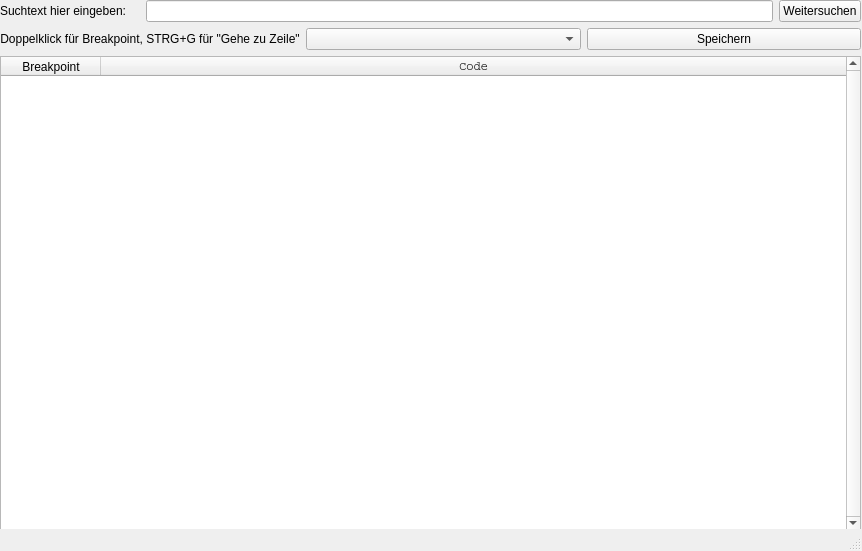
<?xml version="1.0" encoding="UTF-8"?>
<ui version="4.0">
 <class>MainWindow</class>
 <widget class="QMainWindow" name="MainWindow">
  <property name="geometry">
   <rect>
    <x>0</x>
    <y>0</y>
    <width>862</width>
    <height>551</height>
   </rect>
  </property>
  <property name="windowTitle">
   <string>Breakpoint Editor</string>
  </property>
  <property name="toolTipDuration">
   <number>-1</number>
  </property>
  <widget class="QWidget" name="centralwidget">
   <widget class="QWidget" name="gridLayoutWidget">
    <property name="geometry">
     <rect>
      <x>0</x>
      <y>0</y>
      <width>861</width>
      <height>531</height>
     </rect>
    </property>
    <layout class="QGridLayout" name="gridLayout">
     <item row="1" column="0">
      <layout class="QHBoxLayout" name="horizontalLayout">
       <item>
        <widget class="QLabel" name="srcChoice">
         <property name="sizePolicy">
          <sizepolicy hsizetype="Minimum" vsizetype="Preferred">
           <horstretch>0</horstretch>
           <verstretch>0</verstretch>
          </sizepolicy>
         </property>
         <property name="text">
          <string>Doppelklick für Breakpoint, STRG+G für &quot;Gehe zu Zeile&quot;</string>
         </property>
         <property name="alignment">
          <set>Qt::AlignCenter</set>
         </property>
        </widget>
       </item>
       <item>
        <widget class="QComboBox" name="srcCombo"/>
       </item>
       <item>
        <widget class="QPushButton" name="saveButton">
         <property name="text">
          <string>Speichern</string>
         </property>
        </widget>
       </item>
      </layout>
     </item>
     <item row="4" column="0">
      <widget class="QTableWidget" name="tableWidget">
       <property name="lineWidth">
        <number>1</number>
       </property>
       <property name="verticalScrollBarPolicy">
        <enum>Qt::ScrollBarAlwaysOn</enum>
       </property>
       <property name="showGrid">
        <bool>false</bool>
       </property>
       <property name="wordWrap">
        <bool>false</bool>
       </property>
       <property name="cornerButtonEnabled">
        <bool>false</bool>
       </property>
       <property name="columnCount">
        <number>2</number>
       </property>
       <attribute name="horizontalHeaderStretchLastSection">
        <bool>true</bool>
       </attribute>
       <column>
        <property name="text">
         <string>Breakpoint</string>
        </property>
       </column>
       <column>
        <property name="text">
         <string>Code</string>
        </property>
        <property name="font">
         <font>
          <family>Courier</family>
          <italic>false</italic>
         </font>
        </property>
       </column>
      </widget>
     </item>
     <item row="0" column="0">
      <layout class="QVBoxLayout" name="verticalLayout">
       <property name="sizeConstraint">
        <enum>QLayout::SetMinimumSize</enum>
       </property>
       <item>
        <layout class="QHBoxLayout" name="horizontalLayout_2">
         <item>
          <widget class="QLabel" name="label">
           <property name="sizePolicy">
            <sizepolicy hsizetype="Preferred" vsizetype="Preferred">
             <horstretch>0</horstretch>
             <verstretch>0</verstretch>
            </sizepolicy>
           </property>
           <property name="text">
            <string>Suchtext hier eingeben:    </string>
           </property>
          </widget>
         </item>
         <item>
          <widget class="QLineEdit" name="searchField"/>
         </item>
         <item>
          <widget class="QPushButton" name="searchButton">
           <property name="text">
            <string>Weitersuchen</string>
           </property>
          </widget>
         </item>
        </layout>
       </item>
      </layout>
     </item>
    </layout>
   </widget>
  </widget>
  <widget class="QStatusBar" name="statusbar"/>
 </widget>
 <resources/>
 <connections/>
</ui>
